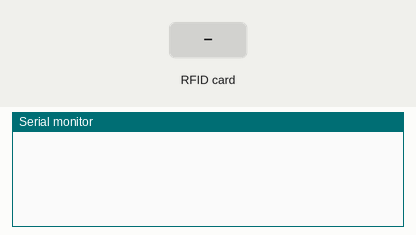
Bench run of a sketch on a simulated Arduino Uno, built with avr-gcc and run on an emulated ATmega328P. On the bench: the last lines printed to the serial monitor. The inputs (shaded band) are chosen by the test bench.

Above: at 1.2 s.
1.3 s: RFID card B5 8B D1 65 held to the reader
At 3.5 s:
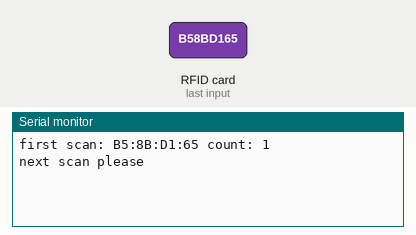
3.8 s: RFID card 91 F4 5A 8D held to the reader
At 4.6 s:
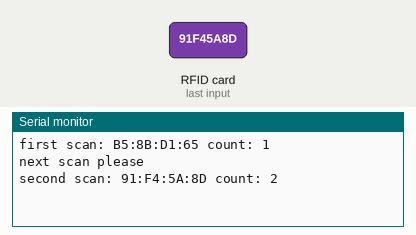
5.3 s: RFID card 51 35 A6 6C held to the reader
At 7.0 s:
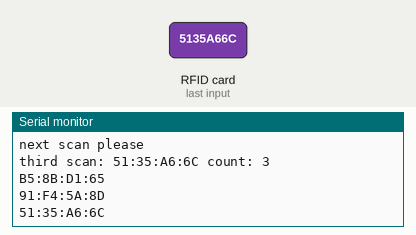

The sketch:

Tanden.ino
```cpp
#include "SPI.h"
#include "MFRC522.h"

#define SS_PIN 10
#define RST_PIN 9
#define SP_PIN 8
 String readCards[3] = {"B5:8B:D1:65","91:F4:5A:8D","51:35:A6:6C"};
 String newArray[3];
MFRC522 rfid(SS_PIN, RST_PIN);

MFRC522::MIFARE_Key key;

int counter = 0;

String n01 = "B5:8B:D1:65";
String n02 = "51:35:A6:6C";
String n03 = "91:F4:5A:8D";

String mission[3];
String succes[3] = {n01, n02, n03};

void setup() {
  Serial.begin(9600);
  SPI.begin();
  rfid.PCD_Init();
}

void loop() {
  while(counter < 3){

     if (!rfid.PICC_IsNewCardPresent() || !rfid.PICC_ReadCardSerial())
    return;

  // Serial.print(F("PICC type: "));
  MFRC522::PICC_Type piccType = rfid.PICC_GetType(rfid.uid.sak);
  // Serial.println(rfid.PICC_GetTypeName(piccType));

  // Check is the PICC of Classic MIFARE type
  if (piccType != MFRC522::PICC_TYPE_MIFARE_MINI &&
    piccType != MFRC522::PICC_TYPE_MIFARE_1K &&
    piccType != MFRC522::PICC_TYPE_MIFARE_4K) {
    Serial.println(F("Your tag is not of type MIFARE Classic."));
    return;
  }

  String strID = "";
  for (byte i = 0; i < 4; i++) {
    strID +=
    (rfid.uid.uidByte[i] < 0x10 ? "0" : "") +
    String(rfid.uid.uidByte[i], HEX) +
    (i!=3 ? ":" : "");
  }
  strID.toUpperCase();

    if(strID == n01 || strID == n02 || strID == n03){
      counter++;
      if(counter == 1){
        mission[0] = strID;
        Serial.println("first scan: " + mission[0] + " count: " + counter);
        strID = "";
        delay(1000);
        Serial.println("next scan please");
      } else if(counter == 2){
        mission[1] = strID;
        Serial.println("second scan: " + mission[1] + " count: " + counter);
        strID = "";
        delay(1000);
        Serial.println("next scan please");
      } else if(counter == 3){
        mission[2] = strID;
        Serial.println("third scan: " + mission[2] + " count: " + counter);
        strID = "";
        delay(1000);
      }
     }
  }

for (int i=0;i<3;i++){
  Serial.println(mission[i]);
}
delay(5000);


  rfid.PICC_HaltA();
  rfid.PCD_StopCrypto1();
}
```

Measured:
- after the input at 1.3 s, the serial monitor: prints a new line at once (image 1)
- after the input at 3.8 s, the serial monitor: prints a new line at once (image 2)
- after the input at 5.3 s, the serial monitor: prints a new line at once (image 3)
